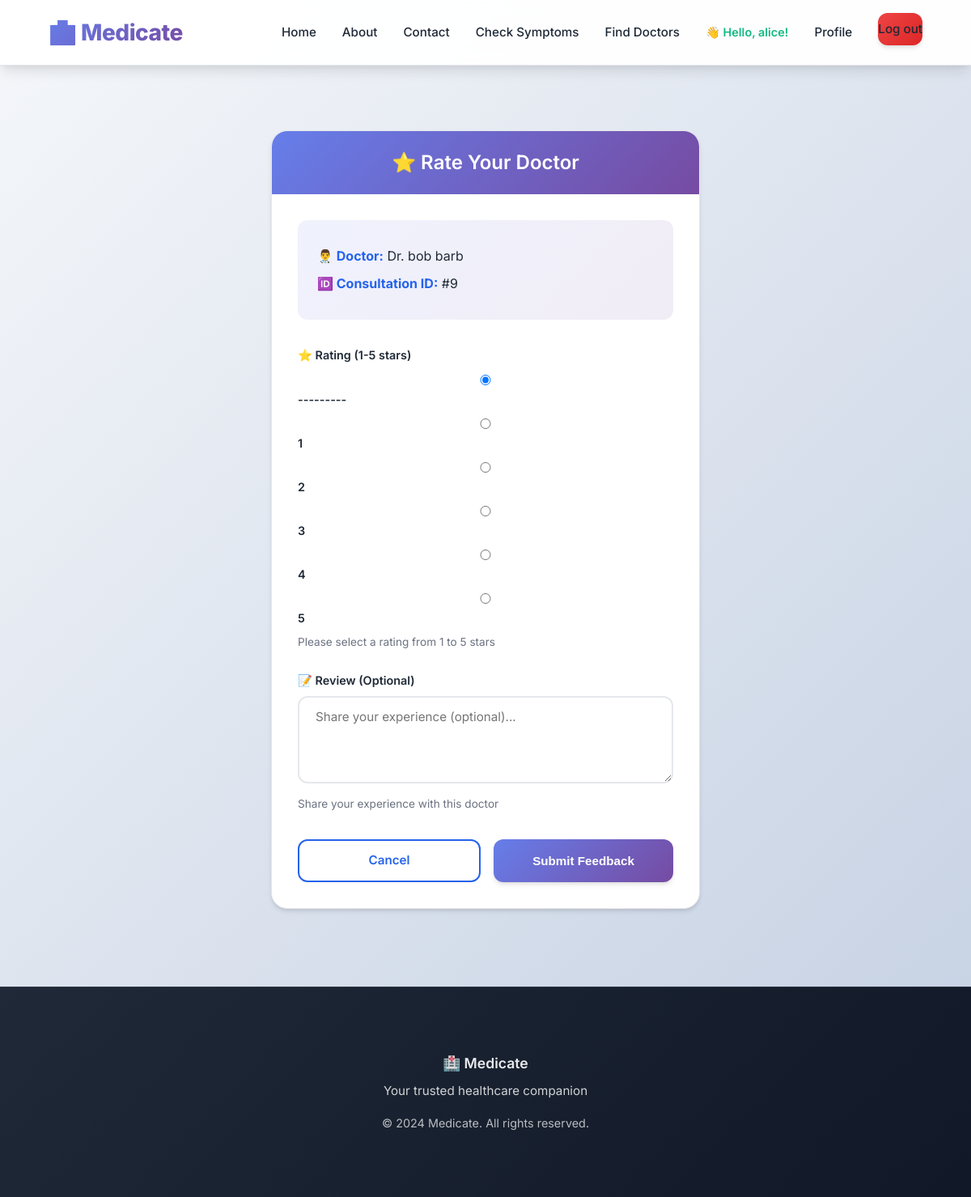
The page /consultation/consultation/9/rate/ (signed in) on the database its author committed.
### accounts/models.py (models this page shows, shortened)
class User(AbstractUser):
    USER_TYPE_CHOICES = (
        ('admin', 'Admin'),
        ('doctor', 'Doctor'),
        ('patient', 'Patient'),
    )
    user_type = models.CharField(max_length=10, choices=USER_TYPE_CHOICES)
    email = models.EmailField(unique=True)
    phone_regex = RegexValidator(regex=r'^\+?1?\d{9,15}$', message="Phone number must be entered in the format: '+999999999'. Up to 15 digits allowed.")
    mobile = models.CharField(validators=[phone_regex], max_length=17, blank=True)

class DoctorProfile(models.Model):
    SPECIALIZATION_CHOICES = (
        ('cardiology', 'Cardiology'),
        ('dermatology', 'Dermatology'),
        ('neurology', 'Neurology'),
        ('orthopedics', 'Orthopedics'),
        ('pediatrics', 'Pediatrics'),
        ('psychiatry', 'Psychiatry'),
        ('oncology', 'Oncology'),
        ('gastroenterology', 'Gastroenterology'),
        ('urology', 'Urology'),
        ('gynecology', 'Gynecology'),
        ('ophthalmology', 'Ophthalmology'),
        ('otolaryngology', 'Otolaryngology (ENT)'),
        ('pulmonology', 'Pulmonology'),
        ('rheumatology', 'Rheumatology'),
        ('endocrinology', 'Endocrinology'),
        ('other', 'Other'),
    )
    QUALIFICATION_CHOICES = (
        ('mbbs', 'MBBS'),
        ('md', 'MD'),
        ('ms', 'MS'),
        ('dip', 'Diploma'),
        ('phd', 'PhD'),
        ('other', 'Other'),
    )
    user = models.OneToOneField(User, on_delete=models.CASCADE, related_name='doctor_profile')
    specialization = models.CharField(max_length=100, choices=SPECIALIZATION_CHOICES)
    custom_specialization = models.CharField(max_length=100, blank=True, null=True)
    qualification = models.CharField(max_length=200, choices=QUALIFICATION_CHOICES)
    experience_years = models.IntegerField(default=0)
    registration_number = models.CharField(max_length=50, unique=True)
    address = models.TextField()
    profile_picture = models.ImageField(upload_to='doctor_pics/', default='default_doctor.png')
    bio = models.TextField(blank=True)
    consultation_fee = models.DecimalField(max_digits=10, decimal_places=2, default=0)
    rating = models.DecimalField(max_digits=3, decimal_places=2, default=0.0)
    total_ratings = models.IntegerField(default=0)
    is_available = models.BooleanField(default=True)
    created_at = models.DateTimeField(auto_now_add=True)

### consultation/models.py (models this page shows, shortened)
class Consultation(models.Model):
    STATUS_CHOICES = (
        ('pending', 'Pending'),
        ('active', 'Active'),
        ('closed', 'Closed'),
        ('cancelled', 'Cancelled'),
    )
    patient = models.ForeignKey(PatientProfile, on_delete=models.CASCADE, related_name='consultations')
    doctor = models.ForeignKey(DoctorProfile, on_delete=models.CASCADE, related_name='consultations')
    prediction = models.ForeignKey(PredictionHistory, on_delete=models.SET_NULL, null=True, blank=True)
    chief_complaint = models.TextField()
    status = models.CharField(max_length=20, choices=STATUS_CHOICES, default='pending')
    consultation_date = models.DateTimeField(auto_now_add=True)
    closed_date = models.DateTimeField(null=True, blank=True)
    diagnosis = models.TextField(blank=True)
    prescription = models.TextField(blank=True)
    doctor_notes = models.TextField(blank=True)
    created_at = models.DateTimeField(auto_now_add=True)
    updated_at = models.DateTimeField(auto_now=True)
    class Meta:
        ordering = ['-created_at']

### consultation/views.py (the view)
# urls.py: path('consultation/<int:consultation_id>/rate/', views.rate_doctor, name='rate_doctor'),
@login_required
def rate_doctor(request, consultation_id):
    if request.user.user_type != 'patient':
        messages.error(request, 'Only patients can rate doctors.')
        return redirect('home')
    consultation = get_object_or_404(Consultation, id=consultation_id)
    if hasattr(consultation, 'rating'):
        messages.info(request, 'You have already rated this consultation.')
        return redirect(
            'consultation:consultation_view',
            consultation_id=consultation_id
        )
    patient_profile = getattr(request.user, 'patient_profile', None)
    if not patient_profile:
        messages.error(request, 'Please complete your patient profile before rating a doctor.')
        return redirect('accounts:edit_patient_profile', request.user.username)
    if request.method == 'POST':
        form = DoctorRatingForm(request.POST)
        if form.is_valid():
            rating = form.save(commit=False)
            rating.patient = patient_profile
            rating.doctor = consultation.doctor
            rating.consultation = consultation
            rating.save()
            messages.success(request, 'Thank you for your feedback!')
            return redirect(
                'consultation:consultation_view',
                consultation_id=consultation_id
            )
    else:
        form = DoctorRatingForm()
    context = {
        'form': form,
        'consultation': consultation,
    }
    return render(request, 'consultation/rate_doctor.html', context)

### consultation/forms.py
class DoctorRatingForm(forms.ModelForm):
    class Meta:
        model = DoctorRating
        fields = ['rating', 'review']
        widgets = {
            'rating': forms.RadioSelect(choices=[(i, f'{i} Star{"s" if i > 1 else ""}') for i in range(1, 6)]),
            'review': forms.Textarea(attrs={
                'rows': 4,
                'placeholder': 'Share your experience (optional)...'
            })
        }

### templates/consultation/rate_doctor.html (shortened to what this page needs)
{% extends 'base.html' %}
{% block content %}
<div class="container" style="max-width: 650px; margin-top: 3rem; margin-bottom: 4rem;">
    <div class="card">
        <div class="card-header" style="text-align: center; font-size: 1.5rem;">
            ⭐ Rate Your Doctor
        </div>
        <div style="background: linear-gradient(135deg, rgba(102, 126, 234, 0.1) 0%, rgba(118, 75, 162, 0.1) 100%); padding: 1.5rem; border-radius: 12px; margin: 2rem 0;">
            <p style="margin: 0.5rem 0;"><strong style="color: var(--primary-color);">👨‍⚕️ Doctor:</strong> <span style="color: var(--dark-text);">Dr. {{ consultation.doctor.user.get_full_name }}</span></p>
            <p style="margin: 0.5rem 0;"><strong style="color: var(--primary-color);">🆔 Consultation ID:</strong> <span style="color: var(--dark-text);">#{{ consultation.id }}</span></p>
        </div>
        <form method="post" style="margin-top: 2rem;">
            <div class="form-group">
                <label>⭐ Rating (1-5 stars)</label>
                {{ form.rating }}
                <p style="font-size: 0.85rem; color: var(--light-text); margin-top: 0.5rem;">Please select a rating from 1 to 5 stars</p>
            </div>
            <div class="form-group">
                <label>📝 Review (Optional)</label>
                {{ form.review }}
                <p style="font-size: 0.85rem; color: var(--light-text); margin-top: 0.5rem;">Share your experience with this doctor</p>
            </div>
            <div style="display: flex; gap: 1rem; margin-top: 2rem;">
                <a href="{% url 'consultation:consultation_view' consultation.id %}" class="btn btn-outline" style="flex: 1;">Cancel</a>
                <button type="submit" class="btn btn-primary" style="flex: 1;">Submit Feedback</button>
            </div>
        </form>
    </div>
</div>
{% endblock %}

### templates/base.html (shortened to what this page needs)
{% load static %}
<!DOCTYPE html>
<html lang="en">
<head>
    {% load static %}
    <link rel="stylesheet" href="{% static 'css/style.css' %}">
</head>
<body>
    {% load static %}
    <nav class="navbar">
        <a href="{% url 'home' %}" class="logo">🏥 Medicate</a>
        <ul class="nav-links">
            <li><a href="{% url 'home' %}" {% if request.resolver_match.url_name == 'home' %}class="active"{% endif %}>Home</a></li>
            <li><a href="{% url 'home' %}#about">About</a></li>
            <li><a href="{% url 'contact' %}">Contact</a></li>
            {% if user.is_authenticated %}
                {% if user.user_type == 'patient' %}
                    <li><a href="{% url 'prediction:check_symptoms' %}">Check Symptoms</a></li>
                    <li><a href="{% url 'consultation:doctor_list' %}">Find Doctors</a></li>
                {% endif %}
                <li class="user-greeting">👋 Hello, {{ user.first_name }}!</li>
                <li><a href="{% if user.user_type == 'patient' %}{% url 'accounts:patient_profile' user.username %}{% else %}{% url 'accounts:doctor_profile' user.username %}{% endif %}">Profile</a></li>
                <li><a href="{% url 'accounts:logout' %}" class="btn btn-danger">Log out</a></li>
            {% else %}
                <li><a href="{% url 'accounts:signup' %}">Signup</a></li>
                <li><a href="{% url 'accounts:signin' %}" class="btn btn-primary">Login</a></li>
            {% endif %}
        </ul>
    </nav>
    {% block content %}{% endblock %}
    <footer>
        <div class="container">
            <p style="font-size: 1.1rem; margin-bottom: 0.5rem; font-weight: 600;">🏥 Medicate</p>
            <p style="opacity: 0.8; margin-bottom: 1rem;">Your trusted healthcare companion</p>
            <p style="opacity: 0.7; font-size: 0.9rem;">&copy; 2024 Medicate. All rights reserved.</p>
        </div>
    </footer>
</body>
</html>

### rows shown on the page
User: first_name "alice"
Consultation: doctor.user.get_full_name "bob barb", id "9"
